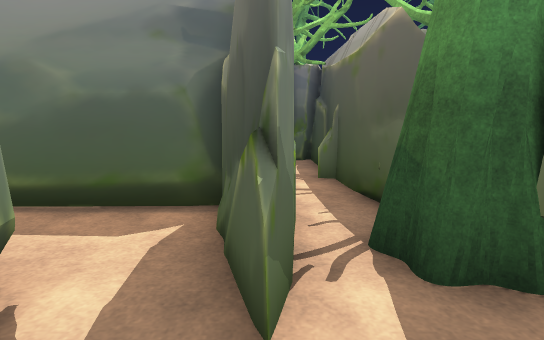
[1] (above)

24 first-person views from a walk through a level from a Godot 3-D game. The camera is 1.4 m above the floor, tilts 8° down and sees 80° across. The floor is counted in squares, 1 m on a side. Each view is taken from the middle of a square. On the plan, view 1 faces up. The plan holds only what a view shows up to about 15 squares ahead; the rest is blank. The place goes on beyond the plan. Some surface patterns are stand-ins.

[2]
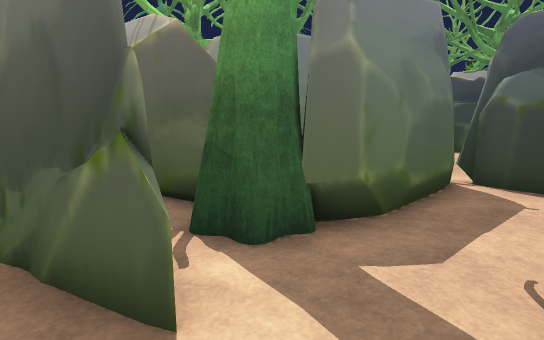

[3]
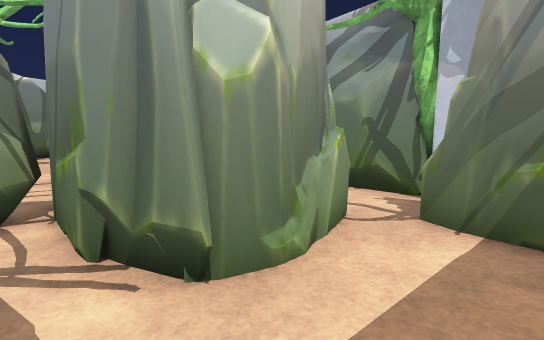

[4]
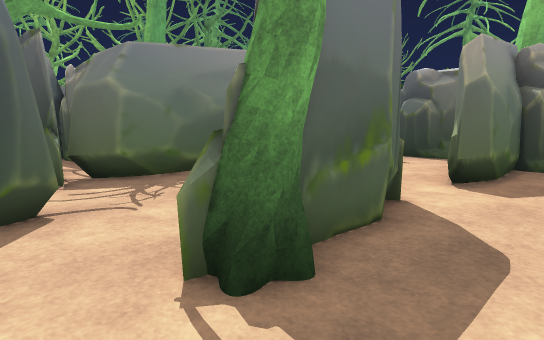

[5]
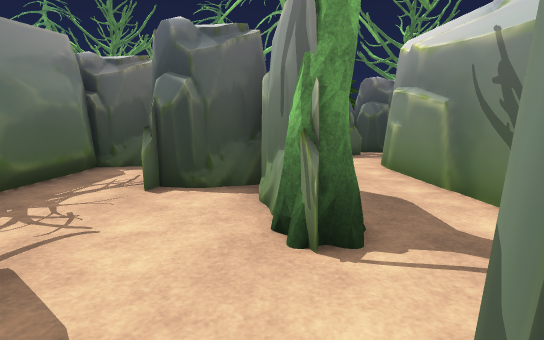

[6]
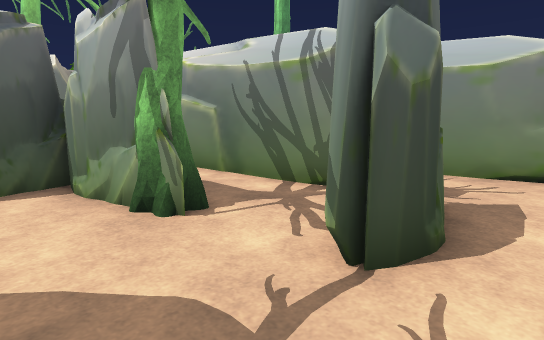

[7]
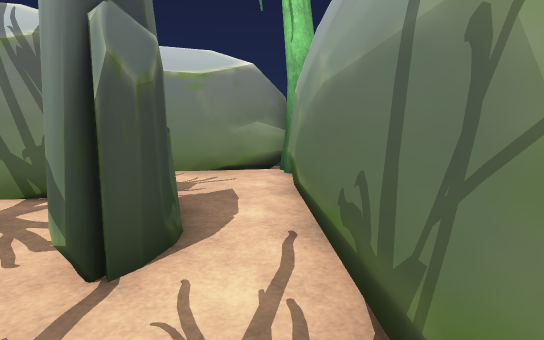

[8]
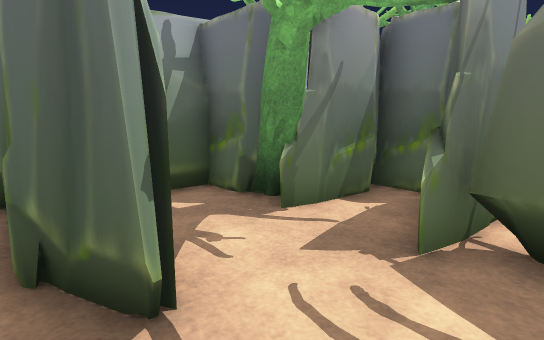

[9]
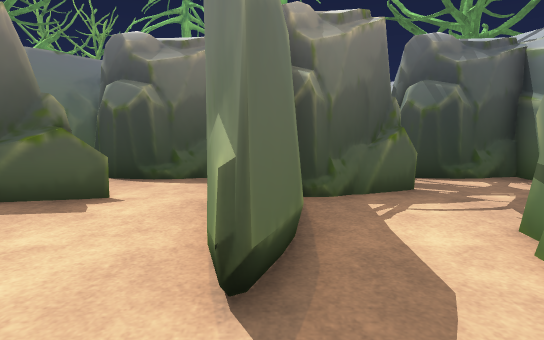

[10]
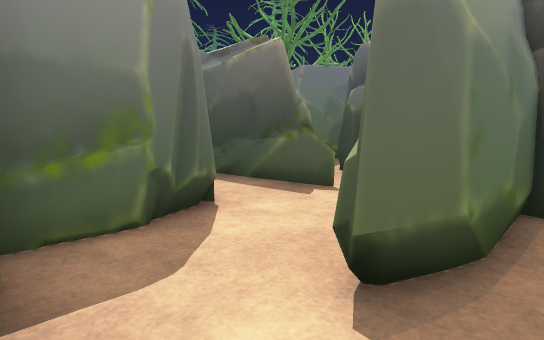

[11]
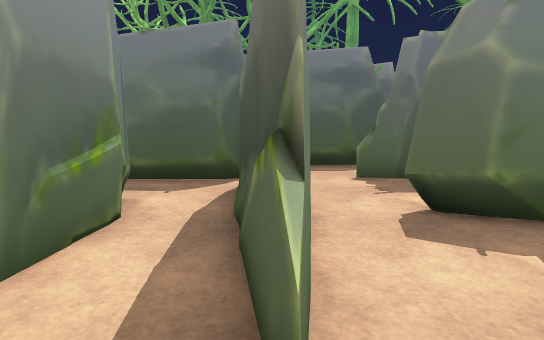

[12]
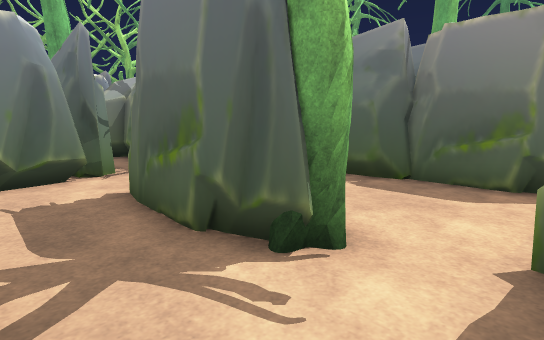

[13]
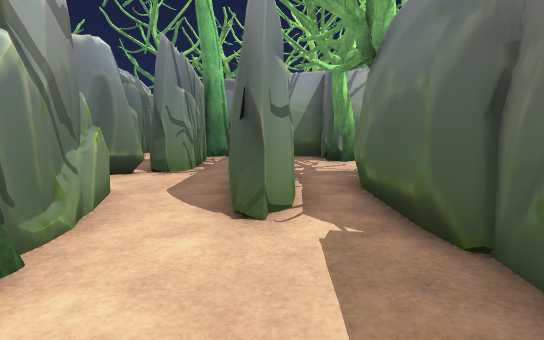

[14]
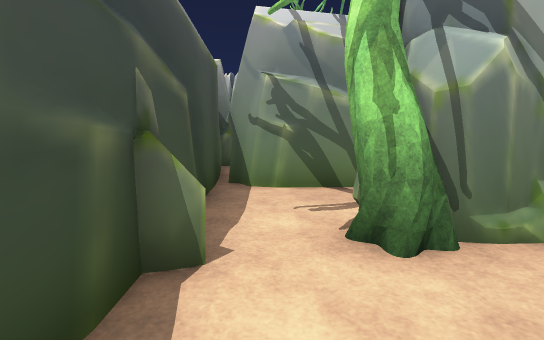

[15]
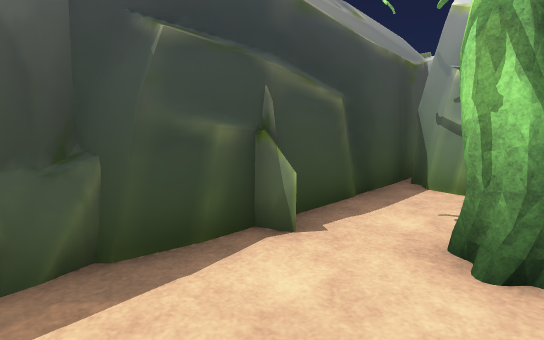

[16]
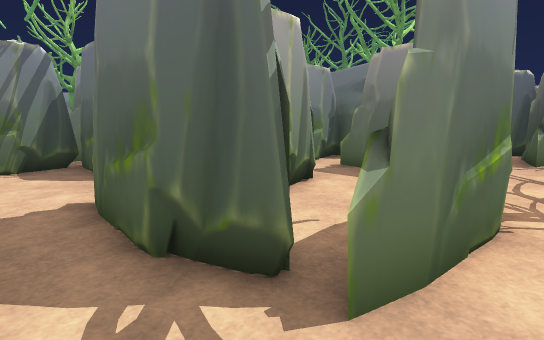

[17]
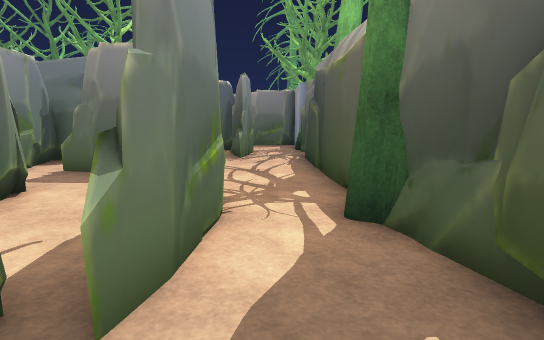

[18]
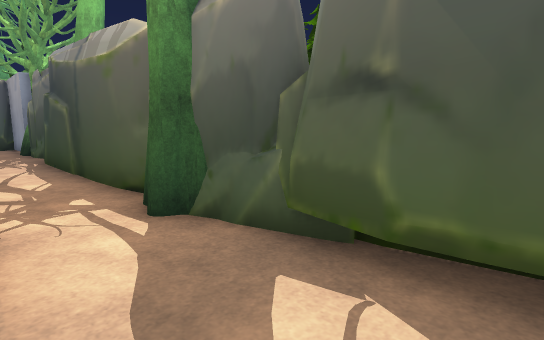

[19]
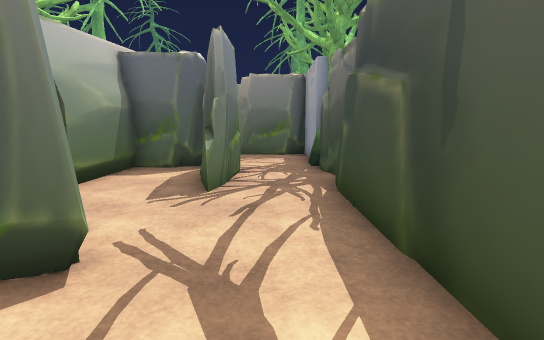

[20]
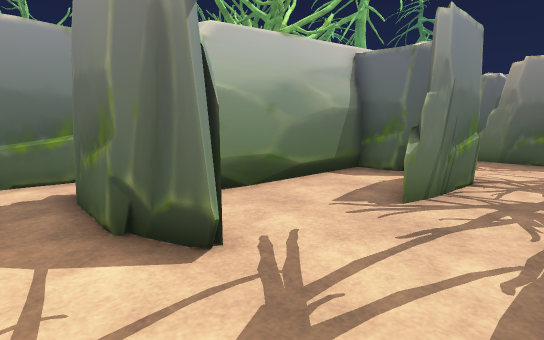

[21]
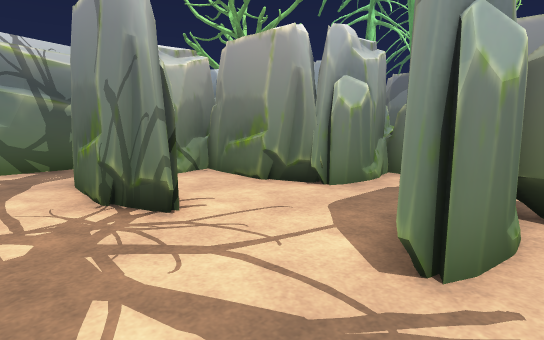

[22]
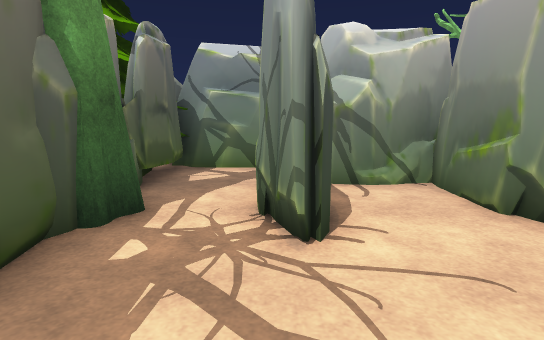

[23]
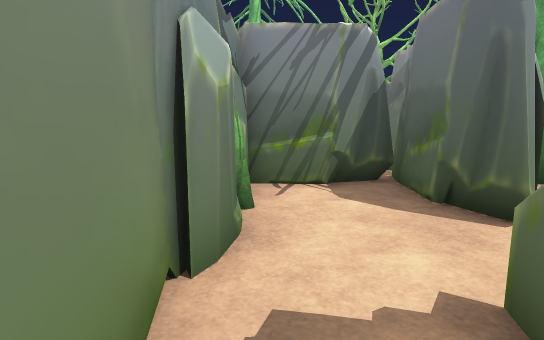

[24]
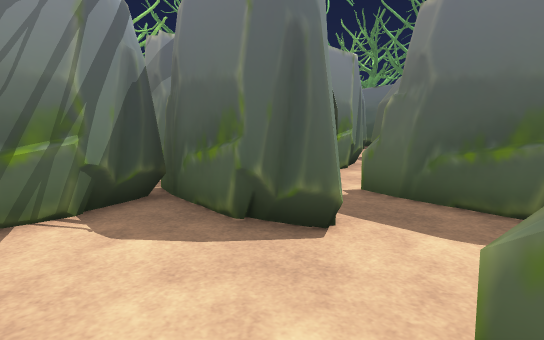

### Floor plan
Points are (right, up) in squares from view 1. A wall is a line through its corners. A room is listed if a view was taken in it or the views show most of it. See-through windows are left out.
Room 1 (views 1, 2, 3, 4, 5, 6, 7, 8, 9, 10, 11, 12, 13, 14, 15, 16, 17, 18, 19, 20, 21, 22, 23, 24)
walls: (17.3, -1.8) (17.2, 4.7); (11.1, 5.2) (9.2, 5.2); (17.6, -2.8) (17.4, -1.6); (5.7, -11.2) (6.2, -11.3); (5.3, 5.1) (3.4, 5.1); (12.2, 5.6) (10.6, 5.2); (18.2, -3.4) (18.1, -3.8); (12.2, 5.9) (11.9, 5.4); (17.4, 1.4) (17.3, 1.9); (3.3, -10.6) (5.4, -10.9); (10.4, 6.5) (11.5, 6.3) (11.8, 6) (12.4, 5.9) (11.7, 5.6); (11.3, 6.4) (11.8, 6); (3.7, 5.2) (2.7, 5.4) (2.3, 4); (2.1, 4.6) (1.6, 7.2); (17.3, 3.8) (17.3, 4.7); (0.7, -10.9) (1.4, -10.8); (18.5, 3.5) (18.5, -2); (9.9, -14.6) (10.5, -14.6); (1.8, 6.5) (1.6, 9.5); (2.9, 8.2) (2.8, 6.9); (16.2, -14.9) (18.3, -14.7); (-2.7, -10.9) (4.6, -10.7); (-4.1, -11.3) (-2.1, -11); (-4.1, -11.4) (-3.3, -11.2); (24.4, -0.7) (24.6, 0.5); (24.4, -0.7) (24.4, 0.3); (24.6, -3.7) (24.4, -3.1); (24.6, -8.1) (24.5, -2.6); (24.8, -8) (24.7, -7.4); (24.8, -8.1) (24.6, -6.6); (21.2, -14.5) (23.7, -14.4); (-7.7, -5.7) (-7.4, -13.4); (-7.3, 2.3) (-7.3, 0.7); (24.2, 5.3) (24.2, 5.8); (-7.5, 2.3) (-7.2, 1.4); (-7.6, 2.6) (-7.3, 1.4); (24.2, 5.9) (24.2, 6.8); (22.6, -14.4) (24.6, -14.7) (24.9, -15) (25.3, -15.1); (22.8, -14.6) (24, -14.6); (24.2, 6.9) (24.1, 7.6); (24.4, -14.7) (24.9, -15); (-7.3, -15) (-3.8, -14.7); (-7.5, -15.3) (-5.7, -14.9); (-7.6, -15.2) (-5.2, -14.8)
low walls: (10.9, 5.2) (10.4, 5.2); (12.3, 5.9) (12.3, 5.8); (10.1, -15.3) (10.6, -15.2); (-7.4, 1.8) (-7.3, 1.2)
objects: tree (-9, 3) to (-8, 3); tree (-9, 6) to (-8, 7); tree (-8, -14); rock (-8, -1) to (-7, -1); rock (-7, 6); rock (-6, -11) to (-5, -8); rock (-6, -4) to (-3, -4); tree (-6, -1) to (-5, 0); rock (-6, 3) to (-6, 6); tree (-6, 9) to (-5, 9); rock (-5, 1) to (-4, 2); rock (-3, -1) to (-2, 1); rock (-3, 2) to (-2, 3); tree (-2, -8) to (-1, -7); rock (-1, -8) to (1, -7); rock (-1, -1) to (4, 0); rock (-1, 6); rock (0, 2) to (0, 5); rock (1, -7) to (2, -4); tree (1, 3) to (3, 4); rock (3, -4) to (5, -4); rock (3, 2) to (7, 3); rock (4, -8) to (7, -7); tree (4, 8) to (5, 9); rock (5, -3) to (6, 0); rock (8, -11) to (9, -8); rock (8, -5) to (8, 2); tree (8, 9); rock (9, 8) to (12, 9); rock (10, -11); tree (10, -8) to (11, -7); rock (10, -1) to (17, 0); rock (10, 2) to (13, 3); rock (11, -15) to (11, -11); rock (11, -6) to (11, -3); rock (12, -15); rock (12, -11) to (15, -10); tree (13, -15); rock (13, 8) to (16, 9); rock (14, -8) to (17, -7); tree (14, 3) to (15, 3); rock (15, -5) to (15, -2); rock (17, -12) to (21, -12); rock (17, -4); rock (18, -11) to (18, -8); rock (18, 4) to (21, 4); rock (18, 5) to (18, 7); rock (19, -4) to (21, -4); rock (21, -12) to (22, -8); rock (21, 0) to (22, 3); rock (21, 8) to (24, 9); tree (24, -10) to (26, -9); rock (25, -14) to (26, -12); rock (25, -12) to (26, -10); tree (25, -2) to (26, -1); rock (25, 1) to (25, 3); tree (25, 4); tree (26, 8) to (26, 9); tree (27, -15) to (27, -14)

Where each view was taken, in squares from view 1:
view 1: 0 up, 0 right, facing up
view 2: 0 up, 1 left, facing up-right
view 3: 5 up, 1 left, facing down-left
view 4: 10 down, 4 left, facing up-right
view 5: 7 down, 6 left, facing right
view 6: 5 down, 7 left, facing down-right
view 7: 5 down, 7 left, facing down
view 8: 5 down, 1 left, facing up-left
view 9: 8 down, 2 right, facing right
view 10: 9 down, 2 right, facing up-right
view 11: 6 down, 8 right, facing up
view 12: 0 up, 17 right, facing up-left
view 13: 6 up, 17 right, facing left
view 14: 7 up, 16 right, facing down
view 15: 7 up, 14 right, facing down-right
view 16: 14 down, 23 right, facing up-left
view 17: 14 down, 23 right, facing up
view 18: 14 down, 22 right, facing up-right
view 19: 7 down, 23 right, facing up
view 20: 6 down, 24 right, facing up-left
view 21: 3 down, 24 right, facing down-left
view 22: 4 down, 22 right, facing down
view 23: 14 down, 19 right, facing left
view 24: 14 down, 17 right, facing up-left
